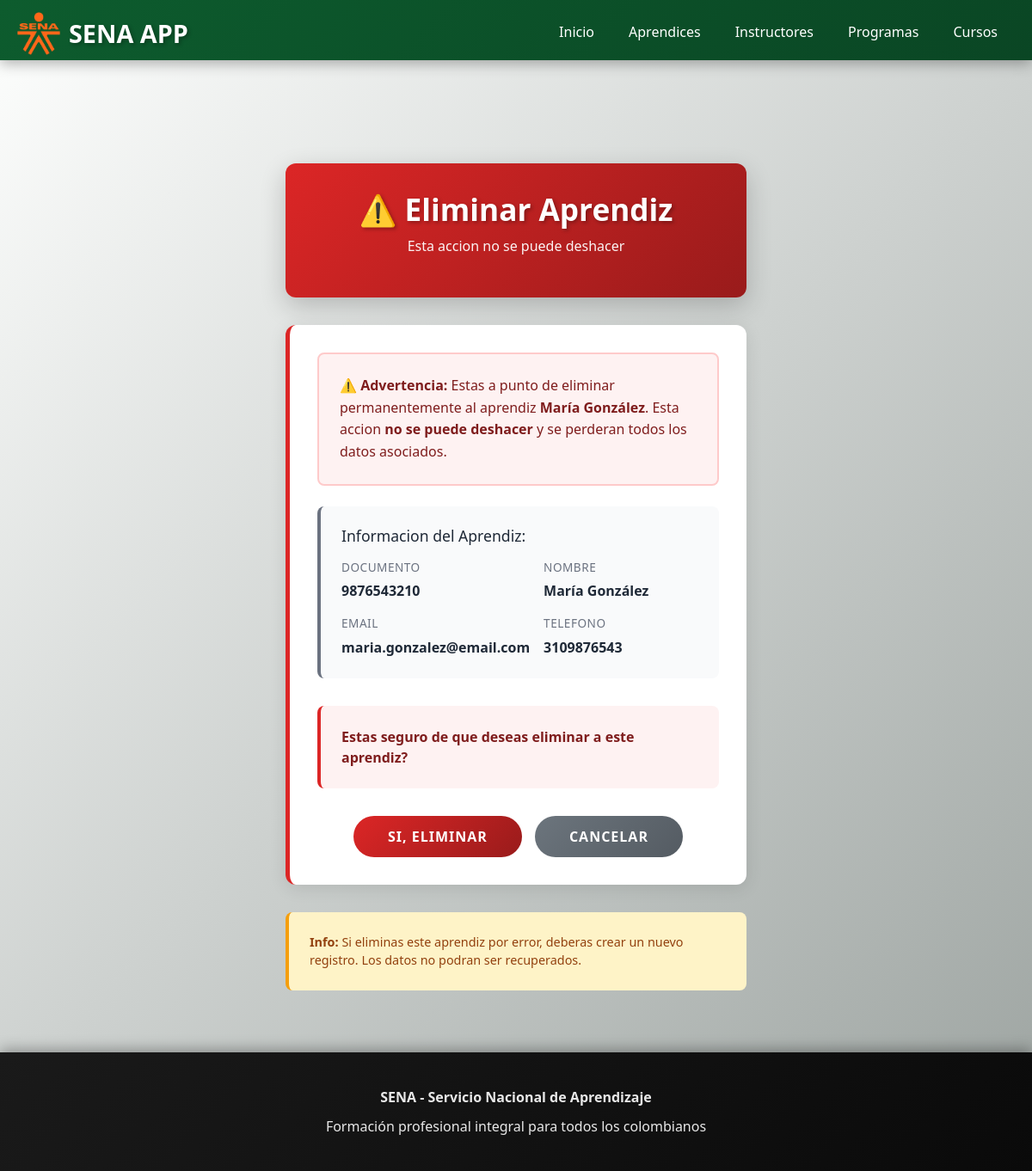
/aprendices/9876543210/eliminar/, run on the app's committed database.
### aprendices/models.py (models this page shows, shortened)
class Aprendiz(models.Model):
    document = models.CharField(max_length=20, primary_key=True)
    firstname = models.CharField(max_length=50)
    lastname = models.CharField(max_length=50)
    phone = models.CharField(max_length=20, null=True)
    email = models.EmailField(null=True)
    birthdate = models.DateField(null=True)
    city = models.CharField(max_length=50, null=True)
    program = models.CharField(max_length=50)
    def nombre(self):
        return f'{self.firstname} {self.lastname}'

### aprendices/views.py (the view, shortened to what this page needs)
# urls.py: path('aprendices/<str:document>/eliminar/', views.AprendizDeleteView.as_view(), name='eliminar_aprendiz'),
class AprendizDeleteView(generic.DeleteView):
    model = Aprendiz
    template_name = 'eliminar_aprendiz.html'
    success_url = reverse_lazy('aprendices:lista_aprendices')
    slug_field = 'document'
    slug_url_kwarg = 'document'

### aprendices/templates/eliminar_aprendiz.html (shortened to what this page needs)
{% extends "master.html" %}
{% block page_content %}
<div style="padding: 2rem; max-width: 600px; margin: 0 auto;">
    <div style="background: linear-gradient(135deg, #dc2626 0%, #991b1b 100%); padding: 2rem; border-radius: 12px; margin-bottom: 2rem; box-shadow: 0 10px 30px rgba(0,0,0,0.2); text-align: center;">
        <h1 style="color: white; margin: 0; font-size: 2.2rem; font-weight: 700; text-shadow: 2px 2px 4px rgba(0,0,0,0.3);">
            ⚠️ Eliminar Aprendiz
        </h1>
        <p style="color: rgba(255,255,255,0.95); margin-top: 10px; font-size: 1rem;">Esta accion no se puede deshacer</p>
    </div>
    <div style="background: white; border-radius: 12px; overflow: hidden; box-shadow: 0 4px 20px rgba(0,0,0,0.1); padding: 2rem; border-left: 5px solid #dc2626;">
        <div style="background: #fef2f2; border: 2px solid #fecaca; border-radius: 8px; padding: 1.5rem; margin-bottom: 1.5rem;">
            <p style="color: #7f1d1d; margin: 0; font-size: 1rem; line-height: 1.6;">
                <strong>⚠️ Advertencia:</strong> Estas a punto de eliminar permanentemente al aprendiz <strong>{{ object.nombre }}</strong>.
                Esta accion <strong>no se puede deshacer</strong> y se perderan todos los datos asociados.
            </p>
        </div>
        <div style="background: #f9fafb; border-radius: 8px; padding: 1.5rem; margin-bottom: 2rem; border-left: 4px solid #6b7280;">
            <h3 style="color: #1f2937; margin-top: 0; margin-bottom: 1rem; font-size: 1.1rem;">Informacion del Aprendiz:</h3>
            <div style="display: grid; grid-template-columns: 1fr 1fr; gap: 1rem;">
                <div>
                    <p style="color: #6b7280; font-size: 0.85rem; margin: 0; text-transform: uppercase; letter-spacing: 0.5px;">Documento</p>
                    <p style="color: #1f2937; font-size: 1rem; font-weight: 600; margin: 5px 0 0 0;">{{ object.document }}</p>
                </div>
                <div>
                    <p style="color: #6b7280; font-size: 0.85rem; margin: 0; text-transform: uppercase; letter-spacing: 0.5px;">Nombre</p>
                    <p style="color: #1f2937; font-size: 1rem; font-weight: 600; margin: 5px 0 0 0;">{{ object.firstname }} {{ object.lastname }}</p>
                </div>
                <div>
                    <p style="color: #6b7280; font-size: 0.85rem; margin: 0; text-transform: uppercase; letter-spacing: 0.5px;">Email</p>
                    <p style="color: #1f2937; font-size: 1rem; font-weight: 600; margin: 5px 0 0 0;">{{ object.email }}</p>
                </div>
                <div>
                    <p style="color: #6b7280; font-size: 0.85rem; margin: 0; text-transform: uppercase; letter-spacing: 0.5px;">Telefono</p>
                    <p style="color: #1f2937; font-size: 1rem; font-weight: 600; margin: 5px 0 0 0;">{{ object.phone }}</p>
                </div>
            </div>
        </div>
        <div style="background: #fef2f2; padding: 1.5rem; border-radius: 8px; margin-bottom: 2rem; border-left: 4px solid #dc2626;">
            <p style="color: #7f1d1d; margin: 0; font-weight: 600; font-size: 1rem;">
                Estas seguro de que deseas eliminar a este aprendiz?
            </p>
        </div>
        <form method="post" style="display: flex; gap: 15px; justify-content: center;">
            <button type="submit" style="padding: 12px 40px; background: linear-gradient(135deg, #dc2626 0%, #991b1b 100%); color: white; border: none; border-radius: 25px; font-weight: 600; font-size: 1rem; cursor: pointer; transition: all 0.3s ease; text-transform: uppercase; letter-spacing: 1px;"
                    onmouseover="this.style.transform='scale(1.05)'; this.style.boxShadow='0 10px 25px rgba(220, 38, 38, 0.3)'"
                    onmouseout="this.style.transform='scale(1)'; this.style.boxShadow='none'">
                Si, Eliminar
            </button>
            <a href="/aprendices/" style="padding: 12px 40px; background: linear-gradient(135deg, #6c757d 0%, #545b62 100%); color: white; text-decoration: none; border-radius: 25px; font-weight: 600; font-size: 1rem; transition: all 0.3s ease; text-transform: uppercase; letter-spacing: 1px; display: inline-block;"
               onmouseover="this.style.transform='scale(1.05)'; this.style.boxShadow='0 10px 25px rgba(108, 117, 125, 0.3)'"
               onmouseout="this.style.transform='scale(1)'; this.style.boxShadow='none'">
                Cancelar
            </a>
        </form>
    </div>
    <div style="margin-top: 2rem; padding: 1.5rem; background: #fef3c7; border-left: 4px solid #f59e0b; border-radius: 8px;">
        <p style="color: #92400e; margin: 0; font-size: 0.9rem;">
            <strong>Info:</strong> Si eliminas este aprendiz por error, deberas crear un nuevo registro.
            Los datos no podran ser recuperados.
        </p>
    </div>
</div>
{% endblock %}

### aprendices/static/css/main.css (style rules this page uses)
* { margin: 0; padding: 0; box-sizing: border-box; }
body { font-family: 'Segoe UI', Tahoma, Geneva, Verdana, sans-serif; background: linear-gradient(135deg, #fefffe 0%, #9ca3a0 100%); min-height: 100vh; display: flex; flex-direction: column; }

### aprendices/templates/eliminar_aprendiz.html (style rules this page uses)
div[style*="max-width: 600px"] { animation: slideIn 0.4s ease-out; }

### data on the page
Aprendiz: nombre "María González", document "9876543210", firstname "María", lastname "González", email "maria.gonzalez@email.com", phone "3109876543"
